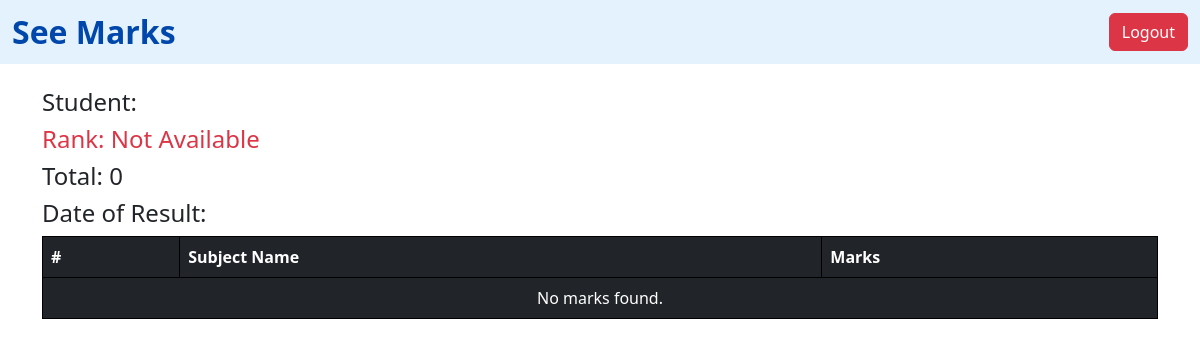
The page /see_marks/2862/ on the database as committed earlier.
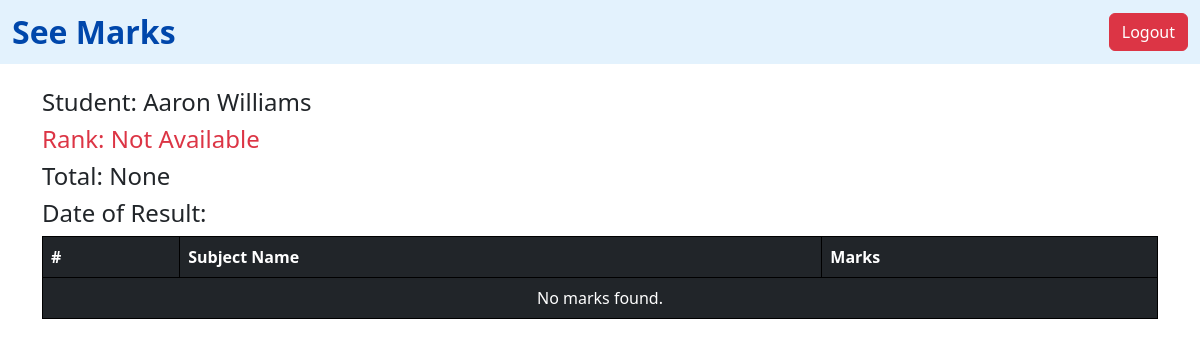
The same page on the database as committed later.
### vege/models.py (models this page shows, shortened)
class Student(models.Model):
    student_name = models.CharField(max_length=100)
    student_id = models.OneToOneField(StudentID, related_name="studentid", on_delete=models.CASCADE)
    student_email = models.EmailField(unique=True)
    department = models.ForeignKey(Department, on_delete=models.CASCADE)
    student_age = models.IntegerField(default=18)
    student_address = models.TextField(default = 100)
    is_active = models.BooleanField(default=True)
    is_deleted = models.BooleanField(default=False)
    objects = StudentManager()
    admin_objects = models.Manager
    class Meta:
        ordering = ['student_name']
        verbose_name = "student"

### vege/views.py (the view)
# urls.py: path('see_marks/<int:student_id>/', see_marks, name='see_marks'),
def see_marks(request, student_id):
    try:
        student = Student.objects.get(student_id__id=student_id)
        queryset = SubjectMarks.objects.filter(student=student)
        total_marks = queryset.aggregate(total_marks=Sum('marks'))
        report_card = ReportCard.objects.filter(student=student).first()
    except Student.DoesNotExist:
        student = None
        queryset = []
        total_marks = {'total_marks': 0}
        report_card = None
    return render(request, 'report/see_marks.html', {
        'student': student,
        'queryset': queryset,
        'total_marks': total_marks,
        'report_card': report_card,
    })

### vege/models.py (called while the page is built)
    def get_queryset(self):
        return super().get_queryset().filter(is_deleted = False)

### vege/templates/report/see_marks.html
{% extends "base.html" %}
{% block start %}
<nav class="navbar navbar-expand-lg" style="background-color: #e3f2fd;">
    <div class="container-fluid">
        <span class="navbar-brand mb-0 h1 fw-bold" style="font-size: 2rem; color: #0047ab;">See Marks</span>
        <div class="d-flex">
            <a href="{% url 'logout' %}" class="btn btn-danger">Logout</a>
        </div>
    </div>
</nav>
<div class="container mt-4">
    <h4>Student: {{ student.student_name }}</h4>
{% if report_card %}
    <h4>Rank: {{ report_card.student_rank }}</h4>
{% else %}
    <h4 class="text-danger">Rank: Not Available</h4>
{% endif %}
<h4>Total: {{ total_marks.total_marks }}</h4>
<h4>Date of Result: {{ report_card.date_of_report_card_generation }}</h4>
    <table class="table table-dark">
        <thead>
            <tr>
                <th>#</th>
                <th>Subject Name</th>
                <th>Marks</th>
            </tr>
        </thead>
        <tbody>
            {% for marks in queryset %}
            <tr>
                <td>{{ forloop.counter }}</td>
                <td>{{ marks.subject.subject_name }}</td>
                <td>{{ marks.marks }}</td>
            </tr>
            {% empty %}
            <tr>
                <td colspan="3" class="text-center">No marks found.</td>
            </tr>
            {% endfor %}
        </tbody>
    </table>
</div>
{% endblock %}

Rows that differ between the two databases and show on the page:
added Student: student_name "Aaron Williams"
Other text that changed with them:
{{ total_marks.total_marks }}: "0" → "None"
